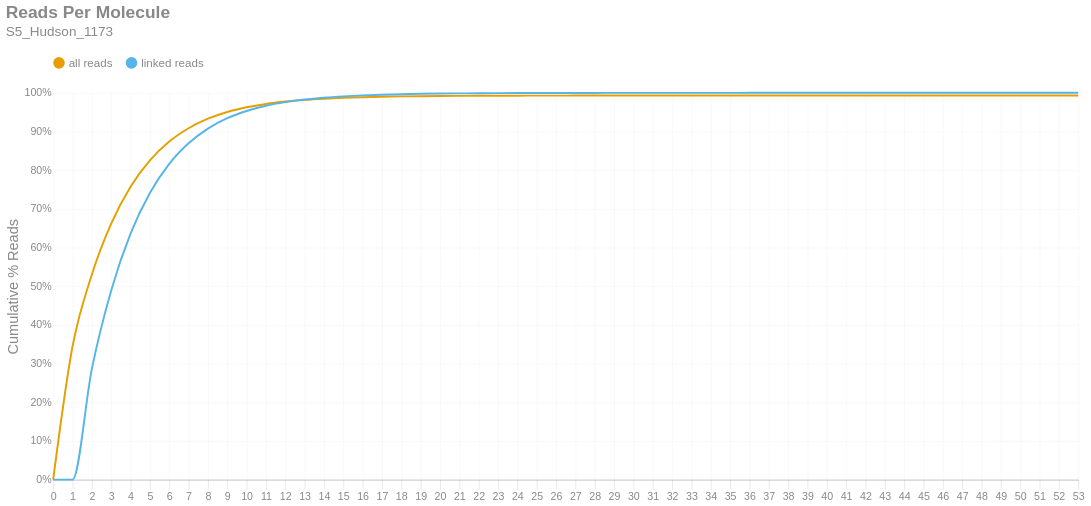

Notebook cell for this chart:
### Markdown cell above
### Reads per Molecule
This chart shows the cumulative distribution of the number of reads per linked molecule. That is, how many alignments are associated with a unique molecule. This excludes the number of reads associated with invalid or absent linked-read barcodes. The `linked` histogram is the percentages recalculated when disregarding singletons.

### Code cell
if SKIPLR:
    print_html(f"Skipped")
else:
    counts = np.bincount(valids['reads'].cast(pl.Int64).to_numpy())
    weighted = counts * np.arange(len(counts))
    all_perc = weighted / n_reads
    linked_perc = weighted / n_linked_reads
    linked_perc[1] = 0
    binned_df = pl.DataFrame({
        'readsper': list(range(len(counts))),
        'all reads (cumsum)': np.cumsum(all_perc).tolist(),
        'linked reads (cumsum)': np.cumsum(linked_perc).tolist(),
    })

    with SafeRender(binned_df):
        (
            density_plot(binned_df, 'Reads Per Molecule', samplename, 'readspmol')
            .encode(
                x=alt.X('readsper:O', title=None).axis(labelAngle=0).scale(padding=0),
                y=alt.Y('value:Q', title='Cumulative % Reads').axis(format='%').stack(False),
                color=alt.Color("key:N").scale(domain=["all reads", "linked reads"]),
                tooltip=[
                    alt.Tooltip("key:N", title="Data Type"),
                    alt.Tooltip("readsper:O", title="Reads Per Molecule"),
                    alt.Tooltip("value:Q", format=".2%", title="% Reads (Cum.)")
                ]            
            )
        ).display()

### Figure 1 — Vega-Lite specification as saved in the notebook (floating-point values rounded to 4 significant figures)
{"width": "container", "height": 400, "config": {"title": {"anchor": "start", "dy": -15, "fontSize": 18, "color": "#888888", "subtitleColor": "#888888", "subtitleFontSize": 14}, "arc": {"fill": "#0072B2"}, "axis": {"domainColor": "#888888", "domainWidth": 0.5, "gridWidth": 0.2, "grid": false, "titleFontWeight": 400, "titleFontSize": 15, "labelFontSize": 11, "labelColor": "#888888", "tickColor": "#888888", "tickWidth": 0.2, "titleColor": "#888888"}, "axisBand": {"grid": false}, "axisX": {"grid": true, "tickSize": 10, "domainCap": "round"}, "axisY": {"domain": false, "grid": true, "tickSize": 0, "domainCap": "round"}, "background": "transparent", "header": {"labelFontSize": 15, "labelColor": "#888888", "titleFontSize": 15, "titleFontWeight": 600, "titleColor": "#888888"}, "legend": {"labelFont": "sans-serif", "labelFontSize": 12, "labelColor": "#888888", "symbolSize": 100, "symbolType": "circle", "titleFontSize": 12, "titlePadding": 10, "titleColor": "#888888", "title": null, "orient": "top"}, "range": {"category": ["#E69F00", "#56B4E9", "#009E73", "#F0E442", "#0072B2", "#D55E00", "#CC79A7", "#000000"], "diverging": ["#cfe8f3", "#a2d4ec", "#73bfe2", "#46abdb", "#1696d2", "#12719e"]}, "area": {"fill": "#0072B2", "fillOpacity": 0.7, "line": true, "strokeOpacity": 0.7}, "line": {"color": "#0072B2", "stroke": "#0072B2", "strokeWidth": 2}, "trail": {"color": "#0072B2", "stroke": "#0072B2", "strokeWidth": 0, "size": 1}, "point": {"filled": true, "fillOpacity": 1.0, "size": 95}, "text": {"color": "#888888", "fontSize": 11, "align": "right", "fontWeight": 400, "size": 11}, "bar": {"fill": "#0072B2", "stroke": null}, "view": {"stroke": null, "continuousWidth": 660, "continuousHeight": 400}}, "data": {"name": "data-228bf0d33cbab75740b87d84d704534a"}, "mark": {"type": "line", "interpolate": "monotone", "point": {"opacity": 0, "size": 275}}, "encoding": {"color": {"field": "key", "scale": {"domain": ["all reads", "linked reads"]}, "type": "nominal"}, "tooltip": [{"field": "key", "title": "Data Type", "type": "nominal"}, {"field": "readsper", "title": "Reads Per Molecule", "type": "ordinal"}, {"field": "value", "format": ".2%", "title": "% Reads (Cum.)", "type": "quantitative"}], "x": {"axis": {"labelAngle": 0}, "field": "readsper", "scale": {"padding": 0}, "title": null, "type": "ordinal"}, "y": {"axis": {"format": "%"}, "field": "value", "stack": false, "title": "Cumulative % Reads", "type": "quantitative"}}, "params": [{"name": "param_c36ac31b6afebe62", "select": {"type": "point", "fields": ["key"]}, "bind": "legend"}], "title": {"text": "Reads Per Molecule", "subtitle": "S5_Hudson_1173"}, "transform": [{"fold": ["all reads (cumsum)", "linked reads (cumsum)"]}, {"calculate": "replace(datum.key, ' (cumsum)', '')", "as": "key"}, {"filter": {"param": "param_c36ac31b6afebe62"}}], "usermeta": {"embedOptions": {"downloadFileName": "S5_Hudson_1173.readspmol"}}, "$schema": "https://vega.github.io/schema/vega-lite/v6.1.0.json", "datasets": {"data-228bf0d33cbab75740b87d84d704534a": [{"readsper": 0, "all reads (cumsum)": 0.0, "linked reads (cumsum)": 0.0}, {"readsper": 1, "all reads (cumsum)": 0.3443, "linked reads (cumsum)": 0.0}, {"readsper": 2, "all reads (cumsum)": 0.5301, "linked reads (cumsum)": 0.2864}, {"readsper": 3, "all reads (cumsum)": 0.6616, "linked reads (cumsum)": 0.4891}, {"readsper": 4, "all reads (cumsum)": 0.7569, "linked reads (cumsum)": 0.636}, {"readsper": 5, "all reads (cumsum)": 0.8251, "linked reads (cumsum)": 0.7411}, {"readsper": 6, "all reads (cumsum)": 0.8739, "linked reads (cumsum)": 0.8164}, {"readsper": 7, "all reads (cumsum)": 0.9084, "linked reads (cumsum)": 0.8695}, {"readsper": 8, "all reads (cumsum)": 0.9331, "linked reads (cumsum)": 0.9075}, {"readsper": 9, "all reads (cumsum)": 0.9505, "linked reads (cumsum)": 0.9344}, {"readsper": 10, "all reads (cumsum)": 0.9626, "linked reads (cumsum)": 0.9531}, {"readsper": 11, "all reads (cumsum)": 0.9713, "linked reads (cumsum)": 0.9665}, {"readsper": 12, "all reads (cumsum)": 0.9774, "linked reads (cumsum)": 0.9759}, {"readsper": 13, "all reads (cumsum)": 0.9818, "linked reads (cumsum)": 0.9826}, {"readsper": 14, "all reads (cumsum)": 0.9849, "linked reads (cumsum)": 0.9874}, {"readsper": 15, "all reads (cumsum)": 0.9871, "linked reads (cumsum)": 0.9908}, {"readsper": 16, "all reads (cumsum)": 0.9888, "linked reads (cumsum)": 0.9935}, {"readsper": 17, "all reads (cumsum)": 0.99, "linked reads (cumsum)": 0.9952}, {"readsper": 18, "all reads (cumsum)": 0.9908, "linked reads (cumsum)": 0.9965}, {"readsper": 19, "all reads (cumsum)": 0.9914, "linked reads (cumsum)": 0.9974}, {"readsper": 20, "all reads (cumsum)": 0.9918, "linked reads (cumsum)": 0.9981}, {"readsper": 21, "all reads (cumsum)": 0.9921, "linked reads (cumsum)": 0.9985}, {"readsper": 22, "all reads (cumsum)": 0.9924, "linked reads (cumsum)": 0.999}, {"readsper": 23, "all reads (cumsum)": 0.9926, "linked reads (cumsum)": 0.9992}, {"readsper": 24, "all reads (cumsum)": 0.9927, "linked reads (cumsum)": 0.9994}, {"readsper": 25, "all reads (cumsum)": 0.9928, "linked reads (cumsum)": 0.9995}, {"readsper": 26, "all reads (cumsum)": 0.9928, "linked reads (cumsum)": 0.9997}, {"readsper": 27, "all reads (cumsum)": 0.9929, "linked reads (cumsum)": 0.9997}, {"readsper": 28, "all reads (cumsum)": 0.9929, "linked reads (cumsum)": 0.9998}, {"readsper": 29, "all reads (cumsum)": 0.993, "linked reads (cumsum)": 0.9998}, {"readsper": 30, "all reads (cumsum)": 0.993, "linked reads (cumsum)": 0.9999}, {"readsper": 31, "all reads (cumsum)": 0.993, "linked reads (cumsum)": 0.9999}, {"readsper": 32, "all reads (cumsum)": 0.993, "linked reads (cumsum)": 0.9999}, {"readsper": 33, "all reads (cumsum)": 0.993, "linked reads (cumsum)": 0.9999}, {"readsper": 34, "all reads (cumsum)": 0.993, "linked reads (cumsum)": 1.0}, {"readsper": 35, "all reads (cumsum)": 0.993, "linked reads (cumsum)": 1.0}, {"readsper": 36, "all reads (cumsum)": 0.993, "linked reads (cumsum)": 1.0}, {"readsper": 37, "all reads (cumsum)": 0.993, "linked reads (cumsum)": 1.0}, {"readsper": 38, "all reads (cumsum)": 0.993, "linked reads (cumsum)": 1.0}, {"readsper": 39, "all reads (cumsum)": 0.993, "linked reads (cumsum)": 1.0}, {"readsper": 40, "all reads (cumsum)": 0.993, "linked reads (cumsum)": 1.0}, {"readsper": 41, "all reads (cumsum)": 0.993, "linked reads (cumsum)": 1.0}, {"readsper": 42, "all reads (cumsum)": 0.993, "linked reads (cumsum)": 1.0}, {"readsper": 43, "all reads (cumsum)": 0.993, "linked reads (cumsum)": 1.0}, {"readsper": 44, "all reads (cumsum)": 0.993, "linked reads (cumsum)": 1.0}, {"readsper": 45, "all reads (cumsum)": 0.993, "linked reads (cumsum)": 1.0}, {"readsper": 46, "all reads (cumsum)": 0.993, "linked reads (cumsum)": 1.0}, {"readsper": 47, "all reads (cumsum)": 0.993, "linked reads (cumsum)": 1.0}, {"readsper": 48, "all reads (cumsum)": 0.993, "linked reads (cumsum)": 1.0}, {"readsper": 49, "all reads (cumsum)": 0.993, "linked reads (cumsum)": 1.0}, {"readsper": 50, "all reads (cumsum)": 0.993, "linked reads (cumsum)": 1.0}, {"readsper": 51, "all reads (cumsum)": 0.993, "linked reads (cumsum)": 1.0}, {"readsper": 52, "all reads (cumsum)": 0.993, "linked reads (cumsum)": 1.0}, {"readsper": 53, "all reads (cumsum)": 0.9931, "linked reads (cumsum)": 1.0}]}}
